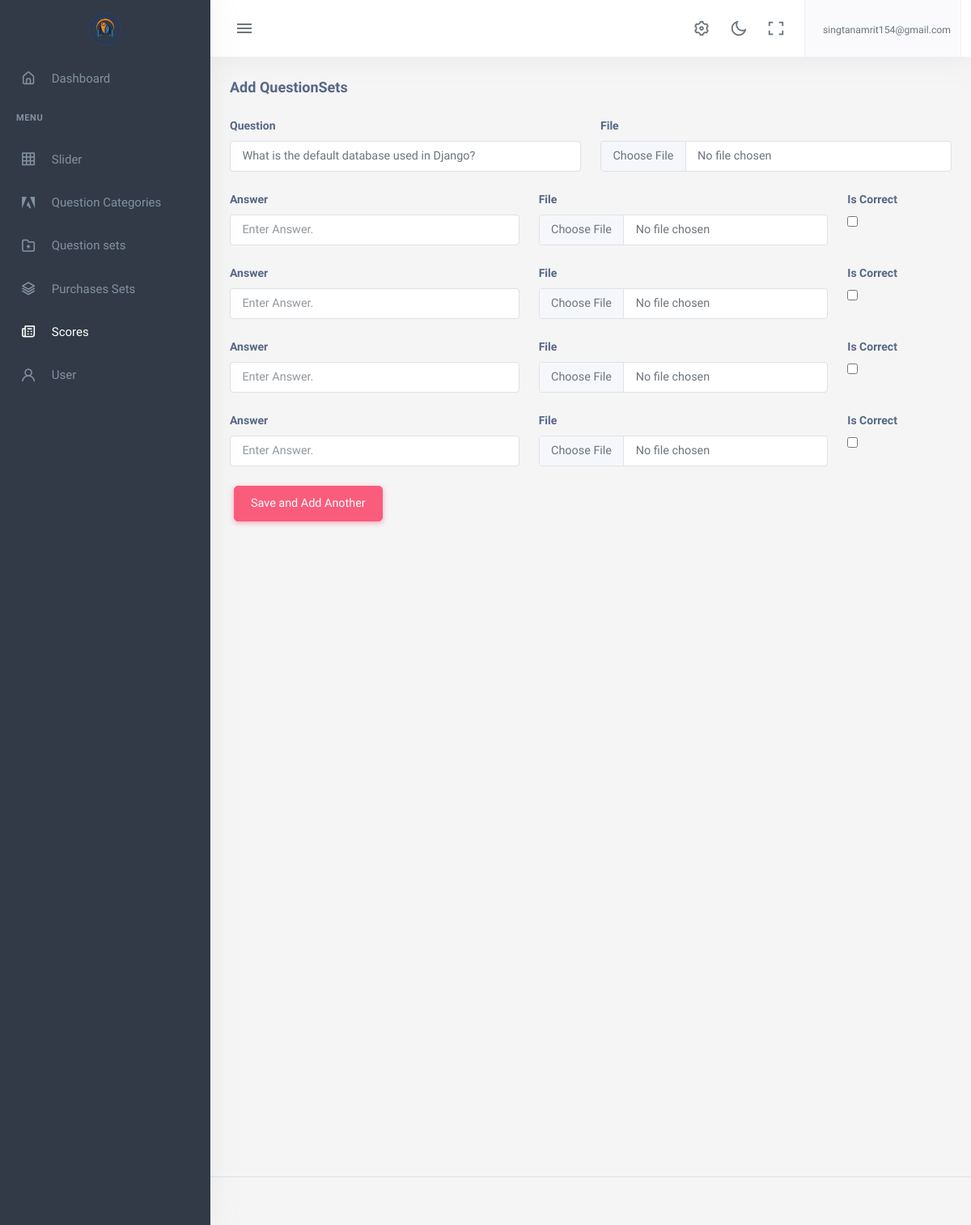
Screenshot of /dashboard/add_question/update/103 (signed in) with the database file from the repository.
### account/models.py (models this page shows, shortened)
class User(AbstractBaseUser):
  email = models.EmailField(
      verbose_name='Email',
      max_length=255,
      unique=True,
  )
  name = models.CharField(max_length=200)
  is_user = models.BooleanField(default=True)
  is_admin = models.BooleanField(default=False)
  phone_No = models.CharField(max_length=150, null=True, blank=True)
  avatar = models.ImageField(upload_to="avatarimage/", null=True, blank=True)
  created_at = models.DateTimeField(auto_now_add=True)
  updated_at = models.DateTimeField(auto_now=True)
  objects = UserManager()
  USERNAME_FIELD = 'email'
  REQUIRED_FIELDS = ['name','phone_No']

### app/models.py (models this page shows, shortened)
class Questions(models.Model):
    set_name = models.ForeignKey(QuestionSets, on_delete=models.CASCADE, related_name='question_set_name')
    question = models.CharField(max_length=300)
    file = models.ImageField(upload_to='file/',null=True, blank=True)
    question_slug = AutoSlugField(populate_from='question', unique=True, default=None)
    class Meta:
        verbose_name = "Question"
        verbose_name_plural = "Questions"
        ordering = ['-id']

### app2/decorators.py (the view)
    def wrapper_fun(request, *args, **kwargs):
        if request.user.is_authenticated:
            return view_fun(request, *args, **kwargs)
        else:
            messages.warning(request,"Login required...")
            return redirect('dashboard:login')

### app2/forms.py
class QuestionsForm(forms.ModelForm):
    class Meta:
        model = Questions
        fields = '__all__'
        widgets = {
            'question': forms.TextInput(attrs={'class': 'form-control','placeholder':'Enter Question'})
        }

class AnswerForm(forms.ModelForm):
    class Meta:
        model = Answer
        fields = '__all__'
        widgets = {
            'answer': forms.TextInput(attrs={'class': 'form-control','placeholder':'Enter Answer'})
        }

### app2/views.py (called while the page is built, shortened)
@login_required
def add_question(request, setid=None, question_id=None):
    if question_id:
        question_instance = get_object_or_404(Questions, id=question_id)
        main_form = QuestionsForm(request.POST or None, request.FILES or None, instance=question_instance)
    else:
        main_form = QuestionsForm(request.POST or None, request.FILES or None)
    answer_forms = AnswerForm()
    return render(request, 'app2/test.html', {'form': main_form, 'answer_forms': answer_forms, 'loop_times': range(4), 'set_name': setid})

### app2/templates/app2/test.html (shortened to what this page needs)
{% extends 'app2/base.html' %}
{% load static %}
{% block body %}
            <div class="content-page">
                <div class="content">
                    <div class="container">
                        <div class="row">
                            <div class="col-12">
                                <div class="page-title-box">
                                    <h4 class="page-title">{% if instance %}Edit QuestionSets{% else %}Add QuestionSets{% endif %}
                                    </h4>
                                </div>
                            </div>
                        </div>
                        <form  id="dynamicForm" action="{% url 'dashboard:test' %}" method="post"  enctype="multipart/form-data" >
                        <div class="row">
                            <div class="col-md-6">
                                <div class="mb-3">
                                    <label for="id_question" class="form-label">Question</label><br>
                                    {{ form.question }}
                                </div>
                            </div>
                            <div class="col-md-6">
                                <div class="mb-3">
                                    <label for="id_set_name"  class="form-label">File</label><br>
                                    <input type="file" name="file" class="form-control">
                                </div>
                            </div>
                        </div>
                        <div class="row">
                            {% for i in loop_times %}
                                <div class="col-md-5">
                                    <div class="mb-3">
                                        <label for="id_question" class="form-label">Answer</label><br>
                                        <input type="text" required name="{{answer_forms.answer.name}}_{{i}}" class="form-control" placeholder="Enter Answer.">
                                    </div>
                                </div>
                                <div class="col-md-5">
                                    <div class="mb-3">
                                        <label for="id_set_name"  class="form-label">File</label><br>
                                        <input type="file" name="{{ answer_forms.answerfile.name }}_{{i}}" class="form-control">
                                    </div>
                                </div>
                                <div class="col-md-2">
                                    <div class="mb-3">
                                        <label for="id_set_name"  class="form-label">Is Correct</label><br>
                                        <input type="checkbox" name="{{answer_forms.correct.name}}_{{i}}" >
                                    </div>
                                </div>
                            {% endfor %}
                        </div>
                        <div class="row">
                        <div class="col-4">
                                <button type="submit" class="btn btn-danger chat-send waves-effect waves-light">Save and Add Another</button>
                                </div>
                            </div>
                        </div>
                    </div>
                </div>
       {%endblock%}

### app2/templates/app2/base.html (shortened to what this page needs)
{% load static %}
<!DOCTYPE html>
<html lang="en">
    <head>
        <link rel="stylesheet" href="{% static 'app2/assets/vendor/jquery-toast-plugin/jquery.toast.min.css'%}">
        <link href="{% static 'app2/assets/css/app-saas.min.css'%}" rel="stylesheet" type="text/css" id="app-style" />
        <link href="{% static 'app2/assets/css/icons.min.css'%}" rel="stylesheet" type="text/css" />
        <link href="{% static 'app2/assets/vendor/bootstrap-datepicker/css/bootstrap-datepicker.min.css'%}" rel="stylesheet" type="text/css" />
        <link href="{% static 'app2/assets/vendor/select2/css/select2.min.css'%}" rel="stylesheet" type="text/css" />
        <link href="{% static 'app2/assets/vendor/datatables.net-bs5/css/dataTables.bootstrap5.min.css'%}" rel="stylesheet" type="text/css" />
        <link href="{% static 'app2/assets/vendor/datatables.net-responsive-bs5/css/responsive.bootstrap5.min.css'%}" rel="stylesheet" type="text/css" />
        <link href="{% static 'app2/assets/css/app-saas.min.css'%}" rel="stylesheet" type="text/css" id="app-style" />
        <link href="{% static 'app2/assets/css/icons.min.css'%}" rel="stylesheet" type="text/css" />
        <link href="https://cdn.jsdelivr.net/npm/summernote@0.8.16/dist/summernote-lite.min.css" rel="stylesheet">
    </head>
    <link rel="stylesheet" href="https://maxcdn.bootstrapcdn.com/font-awesome/4.7.0/css/font-awesome.min.css">
    <body>
        <div class="wrapper">
            <div class="navbar-custom">
                <div class="topbar container-fluid justify-content-between">
                    <div class="d-flex align-items-center  gap-lg-2 gap-1">
                        <button class="button-toggle-menu sm:float-end">
                            <i class="mdi mdi-menu"></i>
                        </button>
                    </div>
                    <ul class="topbar-menu d-flex align-items-center gap-3">
                        <li class="d-none d-sm-inline-block">
                            <a class="nav-link" data-bs-toggle="offcanvas" href="#theme-settings-offcanvas">
                                <i class="ri-settings-3-line font-22"></i>
                            </a>
                        </li>
                        <li class="d-none d-sm-inline-block">
                            <div class="nav-link" id="light-dark-mode" data-bs-toggle="tooltip" data-bs-placement="left" title="Theme Mode">
                                <i class="ri-moon-line font-22"></i>
                            </div>
                        </li>
                        <li class="d-none d-md-inline-block">
                            <a class="nav-link" href="#" data-toggle="fullscreen">
                                <i class="ri-fullscreen-line font-22"></i>
                            </a>
                        </li>
                        <li class="dropdown">
                            <a class="nav-link dropdown-toggle arrow-none nav-user px-2" data-bs-toggle="dropdown" href="#" role="button" aria-haspopup="false" aria-expanded="false">
                                <span class="d-lg-flex flex-column gap-1 d-none">
                                    <h6 class="my-0 fw-normal">{{request.user.email}}</h6>
                                </span>
                            </a>
                        </li>
                    </ul>
                </div>
            </div>
            <div class="leftside-menu">
                <a href="{% url 'dashboard:index' %}" class="logo logo-light">
                    <span class="logo-lg">
                        <img src="{% static 'app2/assets/logo.png' %}" alt="logo" style="height: 40px;">
                    </span>
                </a>
                <div class="h-100" id="leftside-menu-container" data-simplebar>
                    <ul class="side-nav">
                        <li class="side-nav-item">
                            <a href="{% url 'dashboard:index' %}" class="side-nav-link">
                                <i class="uil-home-alt"></i>
                                <span> Dashboard </span>
                            </a>
                        </li>
                        <li class="side-nav-title">Menu</li>
                        <li class="side-nav-item">
                            <a  href="{% url 'dashboard:slider' %}" class="side-nav-link">
                                <i class="uil-table"></i>
                                <span> Slider </span>
                            </a>
                        </li>
                        <li class="side-nav-item">
                            <a href="{% url 'dashboard:categorie' %}" class="side-nav-link">
                                <i class="uil-adobe"></i>
                                <span> Question Categories </span>
                            </a>
                        </li>
                        <li class="side-nav-item">
                            <a href="{% url 'dashboard:questionSets' %}" class="side-nav-link">
                                <i class="uil-folder-plus"></i>
                                <span> Question sets </span>
                            </a>
                        </li>
                        <li class="side-nav-item">
                            <a href="{% url 'dashboard:purchases' %}" class="side-nav-link">
                                <i class="uil-layer-group"></i>
                                <span> Purchases Sets </span>
                            </a>
                        </li>
                        <li class="side-nav-item">
                            <a href="" class="side-nav-link">
                                <i class="uil-newspaper"></i>
                                <span> Scores</span>
                            </a>
                        </li>
                        <li class="side-nav-item">
                            <a href="{% url 'dashboard:user' %}" class="side-nav-link">
                                <i class="uil-user"></i>
                                <span> User </span>
                            </a>
                        </li>
                    </ul>
                </div>
            </div>
  {% block body %}
  {% endblock  %}
        <footer class="footer">
            <div class="container-fluid">
                <div class="row">
                    <div class="col-md-6">
                    </div>
                    <div class="col-md-6">
                    </div>
                </div>
            </div>
        </footer>
    </div>
                        </body>
                        </html>

### app2/templates/app2/base.html (style rules this page uses)
.btn { margin: 0 5px; padding: 10px 20px; border-radius: 5px; cursor: pointer; }

### rows the page displays
User: user.email "singtanamrit154@gmail.com"
Questions: question "What is the default database used in Django?"
